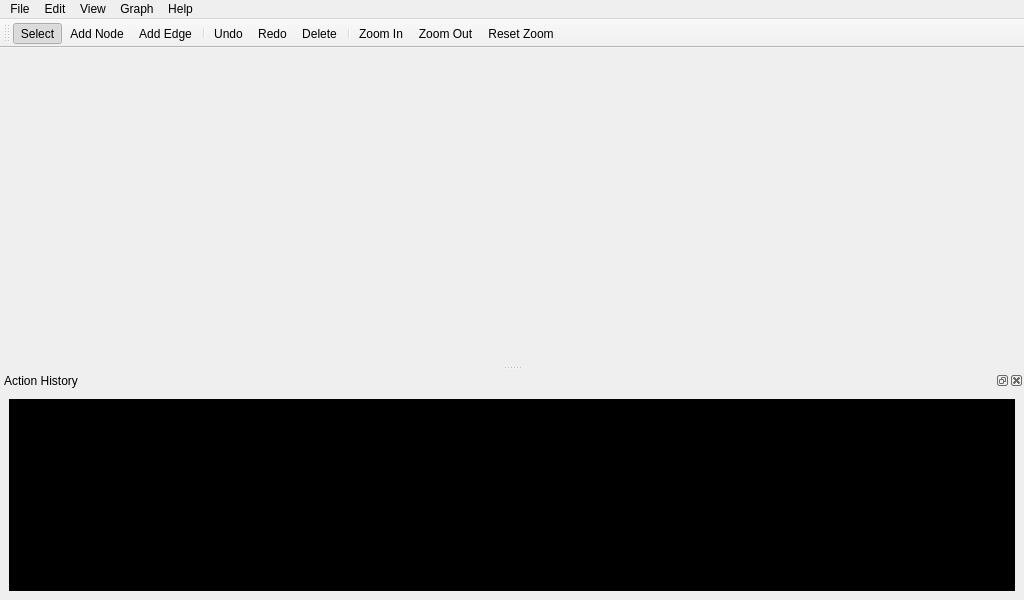
<?xml version="1.0" encoding="UTF-8"?>
<ui version="4.0">
 <class>MainWindow</class>
 <widget class="QMainWindow" name="MainWindow">
  <property name="geometry">
   <rect>
    <x>0</x>
    <y>0</y>
    <width>1024</width>
    <height>600</height>
   </rect>
  </property>
  <property name="windowTitle">
   <string>Graph Editor</string>
  </property>
  <widget class="QWidget" name="centralwidget">
   <layout class="QVBoxLayout" name="verticalLayout_2"/>
  </widget>
  <widget class="QMenuBar" name="menubar">
   <property name="geometry">
    <rect>
     <x>0</x>
     <y>0</y>
     <width>1024</width>
     <height>21</height>
    </rect>
   </property>
   <widget class="QMenu" name="menuFile">
    <property name="title">
     <string>File</string>
    </property>
    <addaction name="actionNew_File"/>
    <addaction name="actionOpen_File"/>
    <addaction name="actionSave"/>
    <addaction name="actionSave_As"/>
    <addaction name="separator"/>
    <addaction name="actionExport"/>
    <addaction name="separator"/>
    <addaction name="actionClose"/>
    <addaction name="actionExit"/>
   </widget>
   <widget class="QMenu" name="menuEdit">
    <property name="title">
     <string>Edit</string>
    </property>
    <addaction name="actionUndo"/>
    <addaction name="actionRedo"/>
    <addaction name="separator"/>
    <addaction name="actionCut"/>
    <addaction name="actionCopy"/>
    <addaction name="actionPaste"/>
    <addaction name="actionDelete"/>
    <addaction name="separator"/>
    <addaction name="actionSelect_All"/>
    <addaction name="actionDeselect_All"/>
   </widget>
   <widget class="QMenu" name="menuHelp">
    <property name="title">
     <string>Help</string>
    </property>
   </widget>
   <widget class="QMenu" name="menuView">
    <property name="title">
     <string>View</string>
    </property>
    <addaction name="actionZoom_In"/>
    <addaction name="actionZoom_Out"/>
    <addaction name="separator"/>
    <addaction name="actionReset_Zoom"/>
    <addaction name="actionShow_Grid"/>
    <addaction name="actionSnap_to_Grid"/>
    <addaction name="separator"/>
    <addaction name="actionShow_Toolbar"/>
    <addaction name="actionShow_Properties_Panel"/>
    <addaction name="actionShow_Action_History"/>
    <addaction name="separator"/>
    <addaction name="actionFullscreen"/>
    <addaction name="actionDark_Mode"/>
   </widget>
   <widget class="QMenu" name="menuGraph">
    <property name="title">
     <string>Graph</string>
    </property>
    <addaction name="actionGenerate_Random_Graph"/>
   </widget>
   <addaction name="menuFile"/>
   <addaction name="menuEdit"/>
   <addaction name="menuView"/>
   <addaction name="menuGraph"/>
   <addaction name="menuHelp"/>
  </widget>
  <widget class="QToolBar" name="toolBar">
   <property name="windowTitle">
    <string>toolBar</string>
   </property>
   <property name="toolButtonStyle">
    <enum>Qt::ToolButtonStyle::ToolButtonTextUnderIcon</enum>
   </property>
   <attribute name="toolBarArea">
    <enum>TopToolBarArea</enum>
   </attribute>
   <attribute name="toolBarBreak">
    <bool>false</bool>
   </attribute>
   <addaction name="actionSelect"/>
   <addaction name="actionAdd_Node"/>
   <addaction name="actionAdd_Edge"/>
   <addaction name="separator"/>
   <addaction name="actionUndo"/>
   <addaction name="actionRedo"/>
   <addaction name="actionDelete"/>
   <addaction name="separator"/>
   <addaction name="actionZoom_In"/>
   <addaction name="actionZoom_Out"/>
   <addaction name="actionReset_Zoom"/>
  </widget>
  <widget class="QDockWidget" name="dockAction_History">
   <property name="sizePolicy">
    <sizepolicy hsizetype="Preferred" vsizetype="Preferred">
     <horstretch>0</horstretch>
     <verstretch>0</verstretch>
    </sizepolicy>
   </property>
   <property name="allowedAreas">
    <set>Qt::DockWidgetArea::BottomDockWidgetArea|Qt::DockWidgetArea::TopDockWidgetArea</set>
   </property>
   <property name="windowTitle">
    <string>Action History</string>
   </property>
   <attribute name="dockWidgetArea">
    <number>8</number>
   </attribute>
   <widget class="QWidget" name="dockWidgetContents">
    <layout class="QHBoxLayout" name="horizontalLayout">
     <item>
      <widget class="QPlainTextEdit" name="plainTextEdit">
       <property name="styleSheet">
        <string notr="true">background-color: black;
color: lightgray;
font-style: italic;
</string>
       </property>
       <property name="readOnly">
        <bool>true</bool>
       </property>
      </widget>
     </item>
    </layout>
   </widget>
  </widget>
  <action name="actionNew_File">
   <property name="text">
    <string>New</string>
   </property>
   <property name="shortcut">
    <string>Ctrl+N</string>
   </property>
  </action>
  <action name="actionOpen_File">
   <property name="text">
    <string>Open...</string>
   </property>
   <property name="shortcut">
    <string>Ctrl+O</string>
   </property>
  </action>
  <action name="actionSave">
   <property name="text">
    <string>Save</string>
   </property>
   <property name="shortcut">
    <string>Ctrl+S</string>
   </property>
  </action>
  <action name="actionSave_As">
   <property name="text">
    <string>Save As...</string>
   </property>
  </action>
  <action name="actionExport">
   <property name="text">
    <string>Export</string>
   </property>
  </action>
  <action name="actionClose">
   <property name="text">
    <string>Close</string>
   </property>
  </action>
  <action name="actionExit">
   <property name="text">
    <string>Exit</string>
   </property>
  </action>
  <action name="actionUndo">
   <property name="text">
    <string>Undo</string>
   </property>
   <property name="shortcut">
    <string>Ctrl+Z</string>
   </property>
  </action>
  <action name="actionRedo">
   <property name="text">
    <string>Redo</string>
   </property>
   <property name="shortcut">
    <string>Ctrl+Y</string>
   </property>
  </action>
  <action name="actionCut">
   <property name="text">
    <string>Cut</string>
   </property>
   <property name="shortcut">
    <string>Ctrl+X</string>
   </property>
  </action>
  <action name="actionCopy">
   <property name="text">
    <string>Copy</string>
   </property>
   <property name="shortcut">
    <string>Ctrl+C</string>
   </property>
  </action>
  <action name="actionPaste">
   <property name="text">
    <string>Paste</string>
   </property>
   <property name="shortcut">
    <string>Ctrl+V</string>
   </property>
  </action>
  <action name="actionDelete">
   <property name="text">
    <string>Delete</string>
   </property>
   <property name="shortcut">
    <string>Del</string>
   </property>
  </action>
  <action name="actionSelect_All">
   <property name="text">
    <string>Select All</string>
   </property>
   <property name="shortcut">
    <string>Ctrl+A</string>
   </property>
  </action>
  <action name="actionDeselect_All">
   <property name="text">
    <string>Deselect All</string>
   </property>
  </action>
  <action name="actionZoom_In">
   <property name="text">
    <string>Zoom In</string>
   </property>
   <property name="shortcut">
    <string>+</string>
   </property>
  </action>
  <action name="actionZoom_Out">
   <property name="text">
    <string>Zoom Out</string>
   </property>
   <property name="shortcut">
    <string>-</string>
   </property>
  </action>
  <action name="actionReset_Zoom">
   <property name="text">
    <string>Reset Zoom</string>
   </property>
  </action>
  <action name="actionShow_Grid">
   <property name="checkable">
    <bool>true</bool>
   </property>
   <property name="checked">
    <bool>true</bool>
   </property>
   <property name="text">
    <string>Show Grid</string>
   </property>
  </action>
  <action name="actionSnap_to_Grid">
   <property name="checkable">
    <bool>true</bool>
   </property>
   <property name="text">
    <string>Snap to Grid</string>
   </property>
  </action>
  <action name="actionShow_Toolbar">
   <property name="checkable">
    <bool>true</bool>
   </property>
   <property name="checked">
    <bool>true</bool>
   </property>
   <property name="text">
    <string>Show Toolbar</string>
   </property>
  </action>
  <action name="actionShow_Properties_Panel">
   <property name="checkable">
    <bool>true</bool>
   </property>
   <property name="text">
    <string>Show Properties Panel</string>
   </property>
  </action>
  <action name="actionShow_Action_History">
   <property name="checkable">
    <bool>true</bool>
   </property>
   <property name="checked">
    <bool>true</bool>
   </property>
   <property name="text">
    <string>Show Action History</string>
   </property>
  </action>
  <action name="actionFullscreen">
   <property name="checkable">
    <bool>true</bool>
   </property>
   <property name="text">
    <string>Fullscreen</string>
   </property>
  </action>
  <action name="actionDark_Mode">
   <property name="checkable">
    <bool>true</bool>
   </property>
   <property name="text">
    <string>Dark Mode</string>
   </property>
  </action>
  <action name="actionSelect">
   <property name="checkable">
    <bool>true</bool>
   </property>
   <property name="checked">
    <bool>true</bool>
   </property>
   <property name="text">
    <string>Select</string>
   </property>
   <property name="shortcut">
    <string>S</string>
   </property>
  </action>
  <action name="actionAdd_Node">
   <property name="checkable">
    <bool>true</bool>
   </property>
   <property name="text">
    <string>Add Node</string>
   </property>
   <property name="shortcut">
    <string>N</string>
   </property>
  </action>
  <action name="actionAdd_Edge">
   <property name="checkable">
    <bool>true</bool>
   </property>
   <property name="text">
    <string>Add Edge</string>
   </property>
   <property name="shortcut">
    <string>E</string>
   </property>
  </action>
  <action name="actionGenerate_Random_Graph">
   <property name="text">
    <string>Generate Random Graph</string>
   </property>
  </action>
 </widget>
 <resources/>
 <connections/>
</ui>
